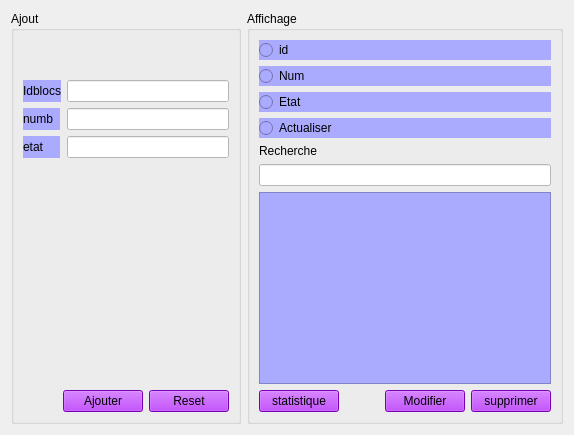
                <widget class="QWidget" name="tab_12">
                 <attribute name="title">
                  <string>Blocs</string>
                 </attribute>
                 <layout class="QHBoxLayout" name="horizontalLayout_53">
                  <item>
                   <layout class="QVBoxLayout" name="verticalLayout_78">
                    <item>
                     <widget class="QGroupBox" name="groupBox_32">
                      <property name="styleSheet">
                       <string notr="true">font: 75 10pt &quot;Myanmar Text&quot;;
</string>
                      </property>
                      <property name="title">
                       <string>Ajout</string>
                      </property>
                      <layout class="QVBoxLayout" name="verticalLayout_79">
                       <item>
                        <spacer name="horizontalSpacer_35">
                         <property name="orientation">
                          <enum>Qt::Horizontal</enum>
                         </property>
                         <property name="sizeHint" stdset="0">
                          <size>
                           <width>40</width>
                           <height>20</height>
                          </size>
                         </property>
                        </spacer>
                       </item>
                       <item>
                        <spacer name="horizontalSpacer_36">
                         <property name="orientation">
                          <enum>Qt::Horizontal</enum>
                         </property>
                         <property name="sizeHint" stdset="0">
                          <size>
                           <width>40</width>
                           <height>20</height>
                          </size>
                         </property>
                        </spacer>
                       </item>
                       <item>
                        <layout class="QVBoxLayout" name="verticalLayout_80">
                         <item>
                          <layout class="QFormLayout" name="formLayout_15">
                           <item row="0" column="0">
                            <widget class="QLabel" name="label_133">
                             <property name="styleSheet">
                              <string notr="true">background-color: rgb(170, 170, 255);</string>
                             </property>
                             <property name="text">
                              <string>Idblocs</string>
                             </property>
                            </widget>
                           </item>
                           <item row="0" column="1">
                            <widget class="QLineEdit" name="idblocs">
                             <property name="styleSheet">
                              <string notr="true">background-color: rgb(255, 255, 255);
color: rgb(170, 0, 255);</string>
                             </property>
                            </widget>
                           </item>
                           <item row="1" column="0">
                            <widget class="QLabel" name="label_134">
                             <property name="styleSheet">
                              <string notr="true">background-color: rgb(170, 170, 255);</string>
                             </property>
                             <property name="text">
                              <string>numb  </string>
                             </property>
                            </widget>
                           </item>
                           <item row="1" column="1">
                            <widget class="QLineEdit" name="numb">
                             <property name="styleSheet">
                              <string notr="true">background-color: rgb(255,255, 255);
color: rgb(170, 0, 255);</string>
                             </property>
                            </widget>
                           </item>
                           <item row="2" column="0">
                            <widget class="QLabel" name="label_135">
                             <property name="styleSheet">
                              <string notr="true">background-color: rgb(170, 170, 255);</string>
                             </property>
                             <property name="text">
                              <string>etat     </string>
                             </property>
                            </widget>
                           </item>
                           <item row="2" column="1">
                            <widget class="QLineEdit" name="etat">
                             <property name="styleSheet">
                              <string notr="true">background-color: rgb(255,255, 255);
color: rgb(170, 0, 255);
</string>
                             </property>
                            </widget>
                           </item>
                          </layout>
                         </item>
                        </layout>
                       </item>
                       <item>
                        <spacer name="verticalSpacer_61">
                         <property name="orientation">
                          <enum>Qt::Vertical</enum>
                         </property>
                         <property name="sizeHint" stdset="0">
                          <size>
                           <width>20</width>
                           <height>40</height>
                          </size>
                         </property>
                        </spacer>
                       </item>
                       <item>
                        <layout class="QHBoxLayout" name="horizontalLayout_54">
                         <item>
                          <spacer name="horizontalSpacer_37">
                           <property name="orientation">
                            <enum>Qt::Horizontal</enum>
                           </property>
                           <property name="sizeHint" stdset="0">
                            <size>
                             <width>40</width>
                             <height>20</height>
                            </size>
                           </property>
                          </spacer>
                         </item>
                         <item>
                          <widget class="QPushButton" name="pb_ajouterblocs">
                           <property name="styleSheet">
                            <string notr="true">font: 75 10pt &quot;Myanmar Text&quot;;
color: rgb(0, 0, 0);
background-color: rgb(170, 0, 255);</string>
                           </property>
                           <property name="text">
                            <string>Ajouter</string>
                           </property>
                          </widget>
                         </item>
                         <item>
                          <widget class="QPushButton" name="pushButton_10">
                           <property name="styleSheet">
                            <string notr="true">font: 75 10pt &quot;Myanmar Text&quot;;
color: rgb(0, 0, 0);
background-color: rgb(170, 0, 255);</string>
                           </property>
                           <property name="text">
                            <string>Reset</string>
                           </property>
                          </widget>
                         </item>
                        </layout>
                       </item>
                      </layout>
                     </widget>
                    </item>
                   </layout>
                  </item>
                  <item>
                   <layout class="QVBoxLayout" name="verticalLayout_81">
                    <item>
                     <widget class="QGroupBox" name="groupBox_33">
                      <property name="styleSheet">
                       <string notr="true">
font: 75 10pt &quot;Myanmar Text&quot;;
</string>
                      </property>
                      <property name="title">
                       <string>Affichage</string>
                      </property>
                      <layout class="QHBoxLayout" name="horizontalLayout_55">
                       <item>
                        <layout class="QVBoxLayout" name="verticalLayout_82">
                         <item>
                          <widget class="QRadioButton" name="idT">
                           <property name="styleSheet">
                            <string notr="true">background-color: rgb(170, 170, 255);</string>
                           </property>
                           <property name="text">
                            <string>id</string>
                           </property>
                          </widget>
                         </item>
                         <item>
                          <widget class="QRadioButton" name="numT">
                           <property name="styleSheet">
                            <string notr="true">background-color: rgb(170, 170, 255);</string>
                           </property>
                           <property name="text">
                            <string>Num</string>
                           </property>
                          </widget>
                         </item>
                         <item>
                          <widget class="QRadioButton" name="etatT">
                           <property name="styleSheet">
                            <string notr="true">background-color: rgb(170, 170, 255);</string>
                           </property>
                           <property name="text">
                            <string>Etat</string>
                           </property>
                          </widget>
                         </item>
                         <item>
                          <widget class="QRadioButton" name="radioButton">
                           <property name="styleSheet">
                            <string notr="true">background-color: rgb(170, 170, 255);</string>
                           </property>
                           <property name="text">
                            <string>Actualiser</string>
                           </property>
                          </widget>
                         </item>
                         <item>
                          <layout class="QHBoxLayout" name="horizontalLayout_56"/>
                         </item>
                         <item>
                          <widget class="QLabel" name="label_136">
                           <property name="text">
                            <string>Recherche</string>
                           </property>
                          </widget>
                         </item>
                         <item>
                          <widget class="QLineEdit" name="recherche_2">
                           <property name="styleSheet">
                            <string notr="true">background-color: rgb(255,255, 255);
color: rgb(170, 0, 255);</string>
                           </property>
                          </widget>
                         </item>
                         <item>
                          <widget class="QTableView" name="tab_bloc">
                           <property name="styleSheet">
                            <string notr="true">background-color: rgb(170, 170, 255);
</string>
                           </property>
                          </widget>
                         </item>
                         <item>
                          <layout class="QHBoxLayout" name="horizontalLayout_57">
                           <item>
                            <widget class="QPushButton" name="le_stat">
                             <property name="styleSheet">
                              <string notr="true">font: 75 10pt &quot;Myanmar Text&quot;;
color: rgb(0, 0, 0);
background-color: rgb(170, 0, 255);</string>
                             </property>
                             <property name="text">
                              <string>statistique</string>
                             </property>
                            </widget>
                           </item>
                           <item>
                            <spacer name="horizontalSpacer_38">
                             <property name="orientation">
                              <enum>Qt::Horizontal</enum>
                             </property>
                             <property name="sizeHint" stdset="0">
                              <size>
                               <width>40</width>
                               <height>20</height>
                              </size>
                             </property>
                            </spacer>
                           </item>
                           <item>
                            <widget class="QPushButton" name="Modifier_B">
                             <property name="styleSheet">
                              <string notr="true">font: 75 10pt &quot;Myanmar Text&quot;;
color: rgb(0, 0, 0);
background-color: rgb(170, 0, 255);</string>
                             </property>
                             <property name="text">
                              <string>Modifier</string>
                             </property>
                             <property name="checkable">
                              <bool>true</bool>
                             </property>
                            </widget>
                           </item>
                           <item>
                            <widget class="QPushButton" name="supprimer_B">
                             <property name="styleSheet">
                              <string notr="true">font: 75 10pt &quot;Myanmar Text&quot;;
color: rgb(0, 0, 0);
background-color: rgb(170, 0, 255);</string>
                             </property>
                             <property name="text">
                              <string>supprimer</string>
                             </property>
                            </widget>
                           </item>
                          </layout>
                         </item>
                         <item>
                          <layout class="QVBoxLayout" name="verticalLayout_83"/>
                         </item>
                        </layout>
                       </item>
                      </layout>
                     </widget>
                    </item>
                   </layout>
                  </item>
                 </layout>
                </widget>
